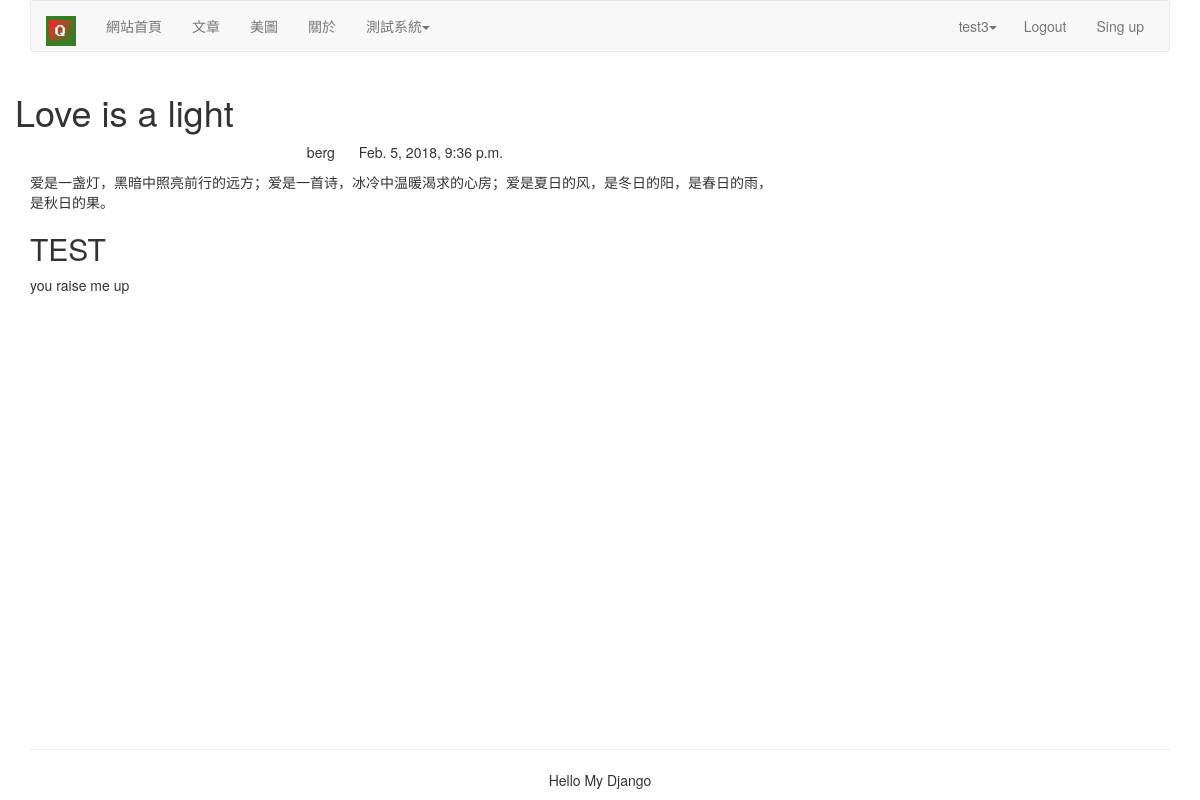
/blog/6/ (signed in), run on the app's committed database.
### blog/models.py (models this page shows, shortened)
class BlogArticles(models.Model):
    title = models.CharField(max_length = 300)
    author = models.ForeignKey(User,related_name = 'blog_posts')
    body = models.TextField()
    publish = models.DateTimeField(default = timezone.now)
    class Meta:
        ordering = ('-publish',)

### blog/views.py (the view)
# urls.py: url(r'(?P<article_id>\d)/$',views.blog_article,name = "blog_article"),
@login_required(login_url = "/account/new-login/")
def blog_article(request,article_id):
    blog = get_object_or_404(BlogArticles, id = article_id)
    pub  = blog.publish
    return render(request,"blog/content.html",{"article":blog,"publish":pub})

### templates/blog/content.html (shortened to what this page needs)
{% extends "base.html" %}
{% block content %}
<div class="row text-centent vertical-middle-sm">
    <h1>{{article.title}}</h1>
</div>
<div class="row">
    <div class="col-xs-12 col-md-8">
        <p class="text-center"><span>{{article.author.username}}</span>
        <span style="margin-left:20px">{{publish}}</span>
        </p>
        <div>{{article.body}}</div>
    </div>
    <div>
        <div class="col-xs-6 cpl-md-4">
            <h2>TEST</h2>
            <p>you raise me up</p>
        </div>
    </div>
</div>
{%  endblock %}

### templates/header.html (shortened to what this page needs)
{%  load staticfiles %}
<div class="container">
    <nav class="navbar navbar-default" role="navigation">
        <div class="navba-header">
            <a class="navbar-brand"><img src="{% static 'img/Log.png'%}" width="30px"></a>
        </div>
        <div id="head">
            <ul class="nav navbar-nav navbar-left" role="navigation" >
                {% if user.is_authenticated %}
                <li><a href="{% url 'home' %}">網站首頁</a></li>
                <li><a href="{% url 'article:list_article_titles' %}">文章</a></li>
                <li><a href="{% url 'image:falls_images' %}">美圖</a></li>
                <li><a href="{% url 'course:about' %}">關於</a></li>
                <li>
                    <a href="#" class="btn btn-default dropdown-toggle " data-toggle="dropdown"   style="Border:none;background-color:#f8f8f8">測試系統<span class="caret"></span></a>
                </li>
                {% else %}
                <li><a>Plase login first</a></li>
                {% endif %}
            </ul>
            <ul class="nav navbar-nav navbar-right" style="margin-right:10px" >
                {% if user.is_authenticated %}
                <li style="margin-top:1px">
                    <div class="dropdown" style="margin-top:8px">
                        <a href="#" class="btn btn-default dropdown-toggle " data-toggle="dropdown"   style="color:#777;Border:none;background-color:#f8f8f8">{{user.username}}<span class="caret"></span></a>
                    </div>
                </li>
                <li><a href="{% url 'account:user_logout' %}">Logout</a></li>
                {% else %}
                <li><a href="{% url 'account:user_login' %}">Login</a></li>
                {% endif %}
                <li><a href="{% url 'account:user_register' %}">Sing up</a></li>
            </ul>
        </div>
    </nav>
</div>

### data on the page
BlogArticles: title "Love is a light", author.username "berg", publish "Feb. 5, 2018, 9:36 p.m.", body "爱是一盏灯，黑暗中照亮前行的远方；爱是一首诗，冰冷中温暖渴求的心房；爱是夏日的风，是冬日的阳，是春日的雨，是秋日的果。"

### other printed values
{{ user.username }} "test3"
